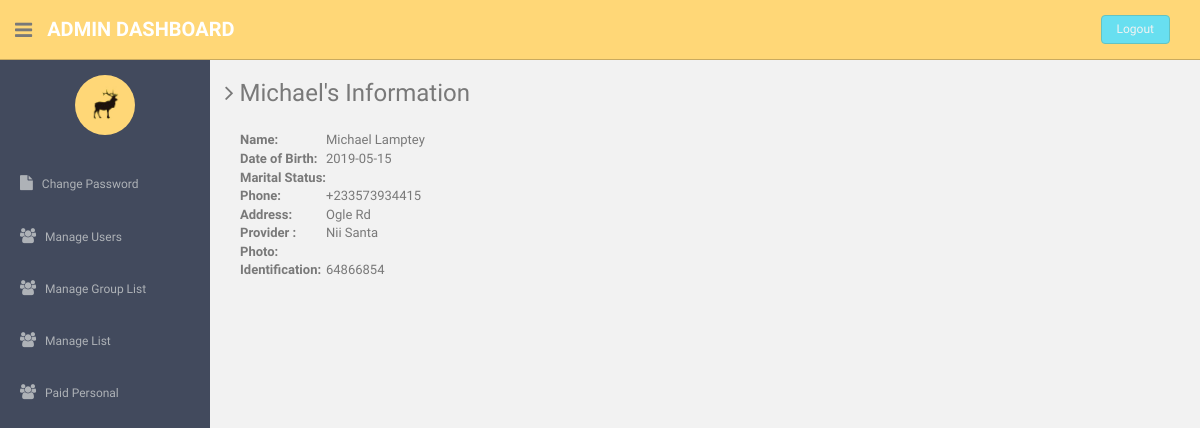
Page /admin/view-list.php on the earlier database version.
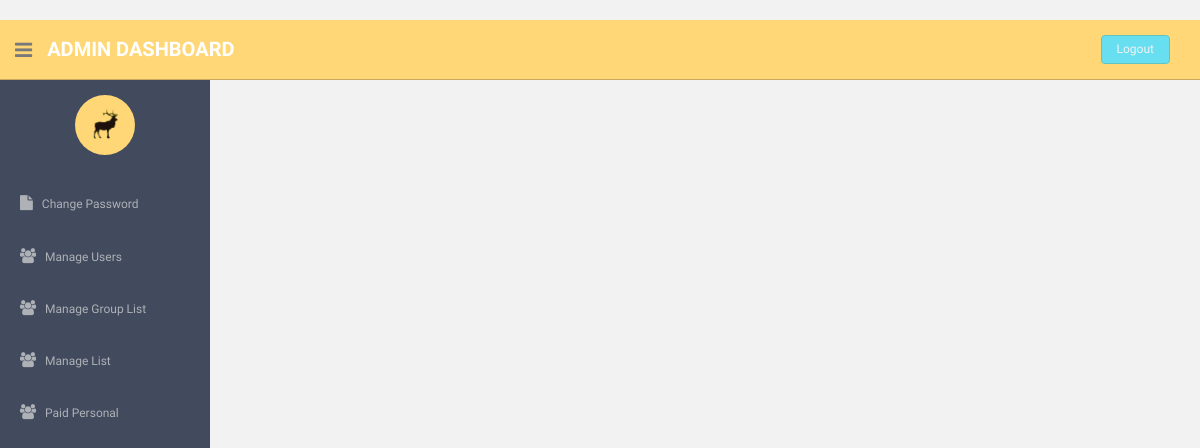
Same page on the later database version.
### tables this page shows
CREATE TABLE IF NOT EXISTS `list` (
  `id` int(11) NOT NULL AUTO_INCREMENT,
  `First_name` text NOT NULL,
  `Last_name` text NOT NULL,
  `D.O.B` date NOT NULL,
  `Marital_status` text NOT NULL,
  `Phone` text NOT NULL,
  `Address` varchar(120) NOT NULL,
  `Provider` text NOT NULL,
  `Photo` varchar(30) NOT NULL,
  `Identification` varchar(30) NOT NULL,
  `Reg. Date` date NOT NULL,
  `paid` enum('0','1') DEFAULT '0',
  `email` varchar(50) DEFAULT NULL,
  PRIMARY KEY (`id`)
);

### admin/view-list.php (the view, shortened to what this page needs)
<!DOCTYPE html>
<?php
    $conn = new mysqli("localhost", "root", "", "loginsystem") or die(mysqli_error());
    $grabid = $_GET['uid'];
?>
<html lang="en">
  <head>
    <link href="assets/css/bootstrap.css" rel="stylesheet">
    <link href="assets/font-awesome/css/font-awesome.css" rel="stylesheet" />
    <link href="assets/css/style.css" rel="stylesheet">
    <link href="assets/css/style-responsive.css" rel="stylesheet">
  </head>
  <body>
  <section id="container" >
      <header class="header black-bg">
              <div class="sidebar-toggle-box">
                  <div class="fa fa-bars tooltips" data-placement="right" data-original-title="Toggle Navigation"></div>
              </div>
            <a href="#" class="logo"><b>Admin Dashboard</b></a>
            <div class="top-menu">
            	<ul class="nav pull-right top-menu">
                    <li><a class="logout" href="logout.php">Logout</a></li>
            	</ul>
            </div>
        </header>
      <aside>
          <div id="sidebar"  class="nav-collapse ">
              <ul class="sidebar-menu" id="nav-accordion">
              	  <p class="centered"><a href="#"><img src="assets/img/ui-sam.jpg" class="img-circle" width="60"></a></p>
                  <li class="mt">
                      <a href="change-password.php">
                          <i class="fa fa-file"></i>
                          <span>Change Password</span>
                      </a>
                  </li>
                  <li class="sub-menu">
                      <a href="manage-users.php" >
                          <i class="fa fa-users"></i>
                          <span>Manage Users</span>
                      </a>
                  </li>
                  <li class="sub-menu">
                      <a href="manage-exempt.php">
                          <i class="fa fa-users"></i>
                          <span>Manage Group List</span>
                      </a>
                  </li>
                  <li class="sub-menu">
                      <a href="manage-list.php">
                          <i class="fa fa-users"></i>
                          <span>Manage List</span>
                      </a>
                  </li>
                  <li class="sub-menu">
                      <a href="paid-list.php">
                          <i class="fa fa-users"></i>
                          <span>Paid Personal</span>
                      </a>
                  </li>
              </ul>
          </div>
      </aside>
      <?php
      $ret=mysqli_query($conn,"select * from list where id= '$grabid'");
	  while($row=mysqli_fetch_array($ret)){
          ?>
      <section id="main-content">
          <section class="wrapper">
          	<h3><i class="fa fa-angle-right"></i> <?php echo $row['First_name'];?>'s Information</h3>
              <div class = "panel-body" id="div-id-name">
					<table id="table" class="display" style="border:none">
						<tr>
							<th> Name: </th>
							<td><?php echo $row['First_name'].' '.$row['Last_name'] ?></td>
						</tr>
						<tr>
							<th> Date of Birth: </th>
							<td><?php echo $row['D.O.B'].' '?></td>
						</tr>
						<tr>
							<th> Marital Status: </th>
							<td><?php echo $row['Marital_status'].' '?></td>
						</tr>
						<tr>
							<th> Phone: </th>
							<td><?php echo $row['Phone'].' '?></td>
						</tr>
						<tr>
							<th> Address: </th>
							<td><?php echo $row['Address'].' '?></td>
						</tr>
						<tr>
							<th> Provider : </th>
							<td><?php echo $row['Provider'].' '?></td>
						</tr>
						<tr>
							<th> Photo: </th>
							<td><?php echo $row['Photo'].' '?></td>
						</tr>
						<tr>
							<th> Identification: </th>
							<td><?php echo $row['Identification'].' '?></td>
						</tr>
					</table>
			</div>
      <?php } ?>
      </section></section>      <h3>
	  <a href="#" id="print" class="btn btn-info" onclick="javascript:printlayer('div-id-name')">Print</a>
	</h3>
  </body>
</html>

Differences in the rows shown:
removed list: First_name "Michael", Last_name "Lamptey", O "2019-05-15", Phone "+233573934415", Address "Ogle Rd", Provider "Nii Santa", Identification "64866854"
